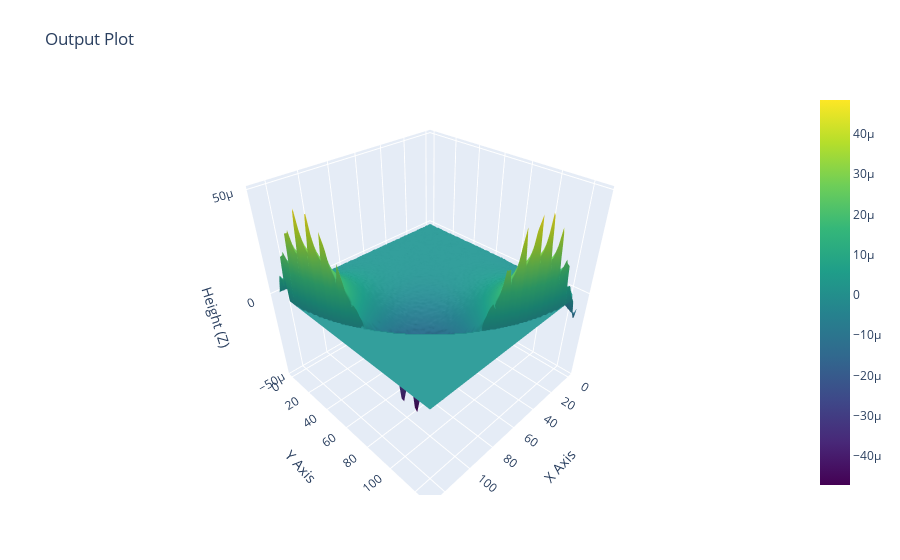

The notebook cell this image was saved under:
### Code cell
visualize_csv_output("../solver/out.csv","./sinusoid_output_plot.png" )

### Figure 1 — Plotly figure (JSON) as saved in the notebook; plotly's stock layout.template omitted (floating-point values rounded to 4 significant figures; data arrays with more than 128 entries replaced by an {"elided": "..."} marker saying what was removed)
{"data": [{"colorscale": [[0, "#440154"], [0.1111, "#482878"], [0.2222, "#3e4989"], [0.3333, "#31688e"], [0.4444, "#26828e"], [0.5556, "#1f9e89"], [0.6667, "#35b779"], [0.7778, "#6ece58"], [0.8889, "#b5de2b"], [1, "#fde725"]], "type": "surface", "x": {"elided": "128x128 int values"}, "y": {"elided": "128x128 int values"}, "z": {"elided": "128x128 float values"}}], "layout": {"autosize": true, "margin": {"b": 65, "l": 65, "r": 50, "t": 90}, "scene": {"xaxis": {"title": {"text": "X Axis"}}, "yaxis": {"title": {"text": "Y Axis"}}, "zaxis": {"title": {"text": "Height (Z)"}}}, "title": {"text": "Output Plot"}}}
